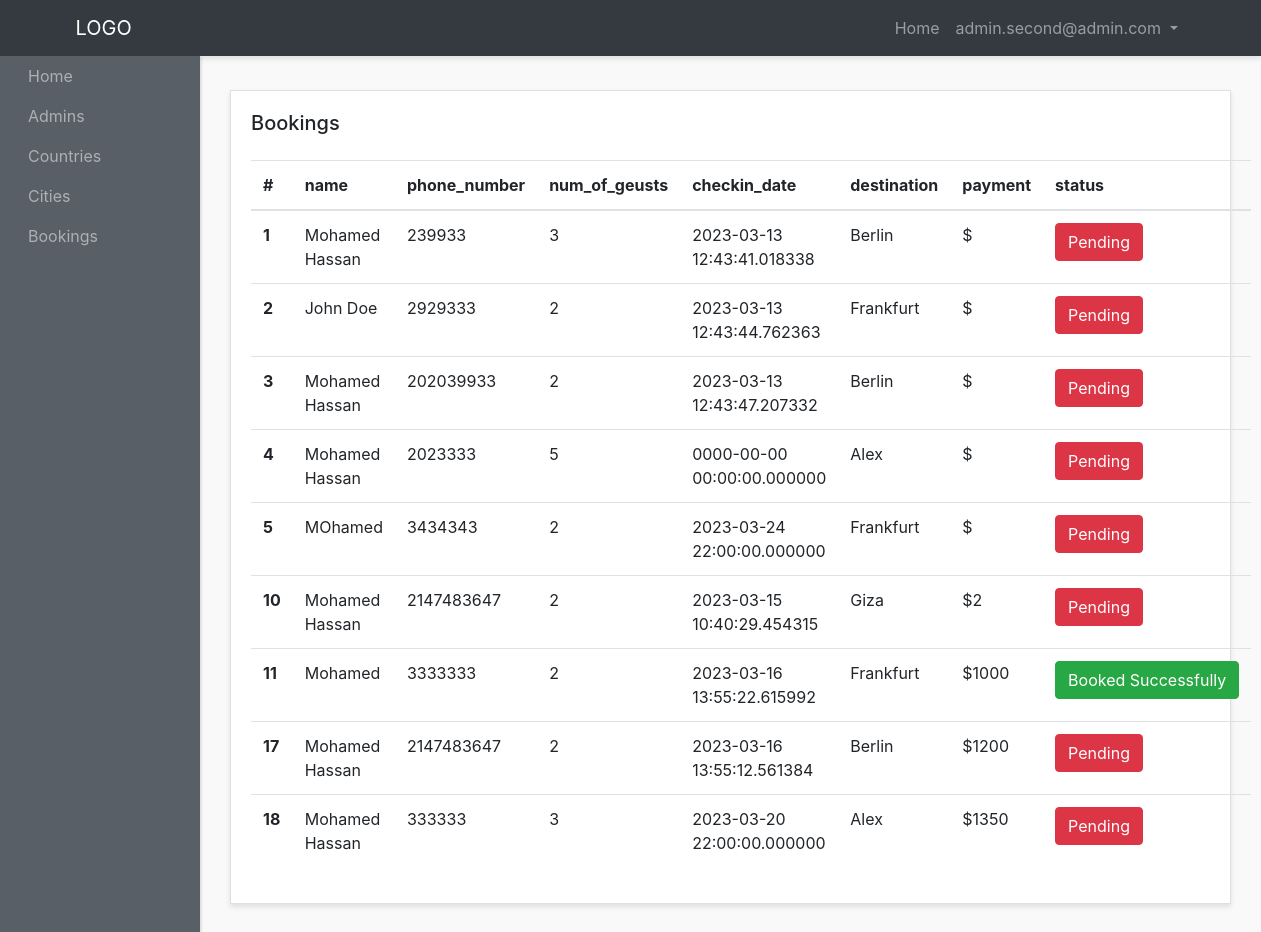
The app's page /admin-panel/bookings-admins/show-bookings.php (signed in) with its own data.
### tables this page shows
CREATE TABLE `bookings` (
  `id` int(3) NOT NULL,
  `name` varchar(200) NOT NULL,
  `phone_number` int(30) NOT NULL,
  `num_of_geusts` int(10) NOT NULL,
  `checkin_date` timestamp(6) NOT NULL DEFAULT current_timestamp(6) ON UPDATE current_timestamp(6),
  `destination` varchar(200) NOT NULL,
  `status` varchar(200) NOT NULL,
  `city_id` int(10) NOT NULL,
  `user_id` int(10) NOT NULL,
  `payment` varchar(40) NOT NULL,
  `created_at` timestamp NOT NULL DEFAULT current_timestamp()
);

### admin-panel/bookings-admins/show-bookings.php (the view, shortened to what this page needs)
<?php require "../layouts/header.php";?>
<?php require "../../config/config.php";?>
<?php
  $bookings = $conn->query("SELECT * FROM bookings");
  $bookings->execute();
  $allBookings = $bookings->fetchAll(PDO::FETCH_OBJ);
?>
      <div class="row">
        <div class="col">
          <div class="card">
            <div class="card-body">
              <h5 class="card-title mb-4 d-inline ">Bookings</h5>
              <table class="table mt-4">
                <thead>
                  <tr>
                    <th scope="col">#</th>
                    <th scope="col">name</th>
                    <th scope="col">phone_number</th>
                    <th scope="col">num_of_geusts</th>
                    <th scope="col">checkin_date</th>
                    <th scope="col">destination</th>
                    <th scope="col">payment</th>
                    <th scope="col">status</th>
                  </tr>
                </thead>
                <tbody>
                  <?php foreach($allBookings as $booking) : ?>
                    <tr>
                      <th scope="row"><?php echo $booking->id; ?></th>
                      <td><?php echo $booking->name; ?></td>
                      <td><?php echo $booking->phone_number; ?></td>
                      <td><?php echo $booking->num_of_geusts; ?></td>
                      <td><?php echo $booking->checkin_date; ?></td>
                      <td><?php echo $booking->destination; ?></td>
                      <td>$<?php echo $booking->payment; ?></td>
                      <?php if($booking->status == "Pending") : ?>
                        <td><a href="status.php?id=<?php echo $booking->id; ?>&status=<?php echo $booking->status; ?>" class="btn btn-danger  text-center ">Pending</a></td>
                      <?php else : ?>
                        <td><a href="status.php?id=<?php echo $booking->id; ?>&status=<?php echo $booking->status; ?>" class="btn btn-success  text-center ">Booked Successfully</a></td>
                      <?php endif; ?>
                    </tr>
                  <?php endforeach; ?>
                </tbody>
              </table>
            </div>
          </div>
        </div>
      </div>
<?php require "../layouts/footer.php";?>

### admin-panel/layouts/header.php (shortened to what this page needs)
?><!DOCTYPE html>
<html lang="en">
<head>
    <link href="http://maxcdn.bootstrapcdn.com/bootstrap/4.0.0/css/bootstrap.min.css" rel="stylesheet">
     <link href="<?php echo ADMINURL;?>/styles/style.css" rel="stylesheet">
</head>
<body>
<div id="wrapper">
    <nav class="navbar header-top fixed-top navbar-expand-lg  navbar-dark bg-dark">
      <div class="container">
      <a class="navbar-brand" href="#">LOGO</a>
      <div class="collapse navbar-collapse" id="navbarText">
        <?php if(isset($_SESSION['adminname'])):?>
        <ul class="navbar-nav side-nav" >
          <li class="nav-item">
            <a class="nav-link" style="margin-left: 20px;" href="<?php echo ADMINURL; ?>">Home
            </a>
          </li>
          <li class="nav-item">
            <a class="nav-link" href="<?php echo ADMINURL;?>/admins/admins.php" style="margin-left: 20px;">Admins</a>
          </li>
          <li class="nav-item">
            <a class="nav-link" href="<?php echo ADMINURL;?>/countries-admins/show-country.php" style="margin-left: 20px;">Countries</a>
          </li>
          <li class="nav-item">
            <a class="nav-link" href="<?php echo ADMINURL;?>/cities-admins/show-cities.php" style="margin-left: 20px;">Cities</a>
          </li>
          <li class="nav-item">
            <a class="nav-link" href="<?php echo ADMINURL;?>/bookings-admins/show-bookings.php" style="margin-left: 20px;">Bookings</a>
          </li>
        </ul>
        <?php endif; ?>
        <ul class="navbar-nav ml-md-auto d-md-flex">
        <?php if(!isset($_SESSION['adminname'])):?>
          <li class="nav-item">
            <a class="nav-link" href="<?php echo ADMINURL;?>/admins/login-admins.php">login
            </a>
          </li>
          <?php else:?>
          <li class="nav-item">
            <a class="nav-link" href="<?php echo ADMINURL;?>">Home
            </a>
          </li>
          <li class="nav-item dropdown">
            <a class="nav-link  dropdown-toggle" href="#" id="navbarDropdown" role="button" data-toggle="dropdown" aria-haspopup="true" aria-expanded="false">
              <?php echo $_SESSION['adminname'];?>
            </a>
          </li>
          <?php endif; ?>
        </ul>
      </div>
    </div>
    </nav>
    <div class="container-fluid">

### admin-panel/layouts/footer.php (shortened to what this page needs)
</div>
          </div>
</body>
</html>

### admin-panel/styles/style.css (style rules this page uses)
body { background:#f9f9f9; }
#wrapper { padding:90px 15px; }
.navbar-expand-lg .navbar-nav.side-nav { flex-direction: column; }
.card { margin-bottom: 15px; border-radius:0; box-shadow: 0 3px 5px rgba(0,0,0,.1); }
.header-top { box-shadow: 0 3px 5px rgba(0,0,0,.1) }
@media (min-width:992px) { #wrapper { margin-left: 200px;padding: 90px 15px 15px; } }
@media (min-width:992px) { .navbar-nav.side-nav { background: #585f66;box-shadow: 2px 1px 2px rgba(0,0,0,.1);position:fixed;top:56px;flex-direction: column!important;left:0;width:200px;overflow-y:auto;bottom:0;overflow-x:hidden;padding-bottom:40px } }

### records on screen
bookings: id "1", name "Mohamed Hassan", phone_number "239933", num_of_geusts "3", checkin_date "2023-03-13 12:43:41.018338", destination "Berlin"
bookings: id "2", name "John Doe", phone_number "2929333", num_of_geusts "2", checkin_date "2023-03-13 12:43:44.762363", destination "Frankfurt"
bookings: id "3", name "Mohamed Hassan", phone_number "202039933", num_of_geusts "2", checkin_date "2023-03-13 12:43:47.207332", destination "Berlin"
bookings: id "4", name "Mohamed Hassan", phone_number "2023333", num_of_geusts "5", checkin_date "0000-00-00 00:00:00.000000", destination "Alex"
bookings: id "5", name "MOhamed", phone_number "3434343", num_of_geusts "2", checkin_date "2023-03-24 22:00:00.000000", destination "Frankfurt"
bookings: id "10", name "Mohamed Hassan", phone_number "2147483647", num_of_geusts "2", checkin_date "2023-03-15 10:40:29.454315", destination "Giza", payment "2"
bookings: id "11", name "Mohamed", phone_number "3333333", num_of_geusts "2", checkin_date "2023-03-16 13:55:22.615992", destination "Frankfurt", payment "1000"
bookings: id "17", name "Mohamed Hassan", phone_number "2147483647", num_of_geusts "2", checkin_date "2023-03-16 13:55:12.561384", destination "Berlin", payment "1200"
bookings: id "18", name "Mohamed Hassan", phone_number "333333", num_of_geusts "3", checkin_date "2023-03-20 22:00:00.000000", destination "Alex", payment "1350"

### other values on screen
$_SESSION['adminname'] "admin.second@admin.com"
